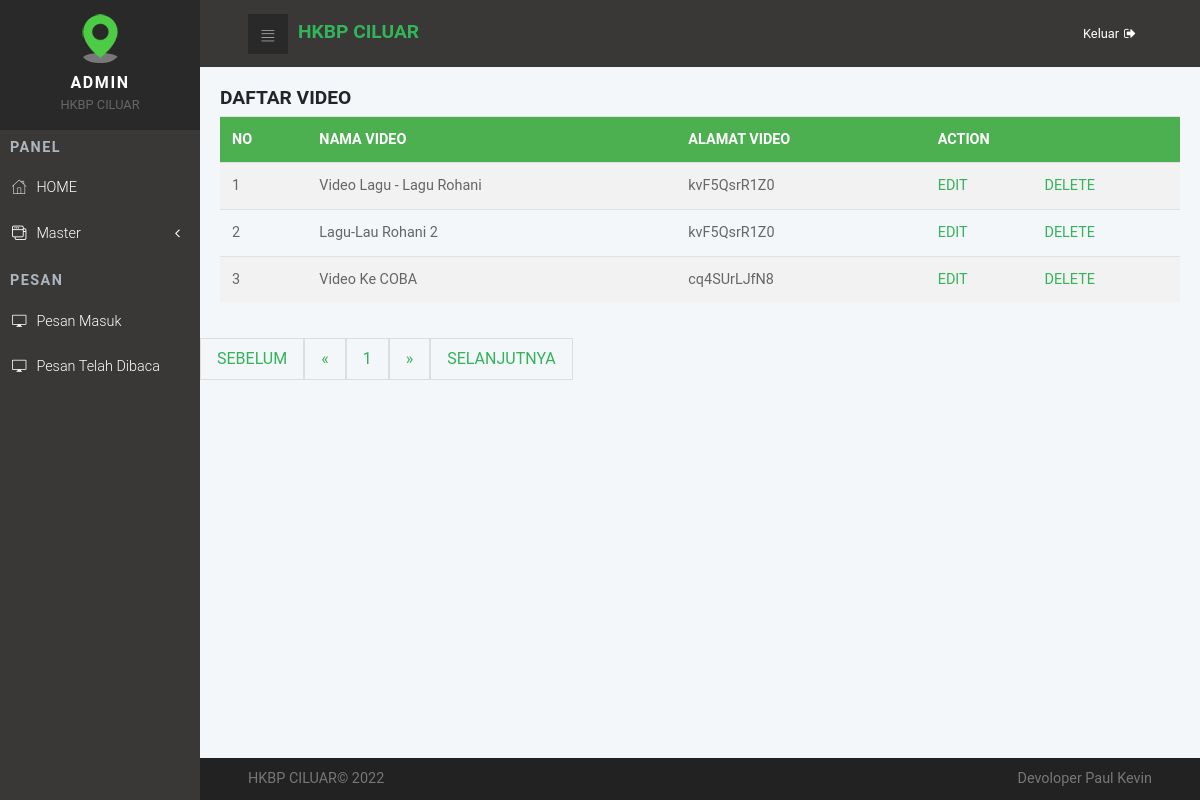
/admin/video_tampil.php, run on an earlier commit of the app's database.
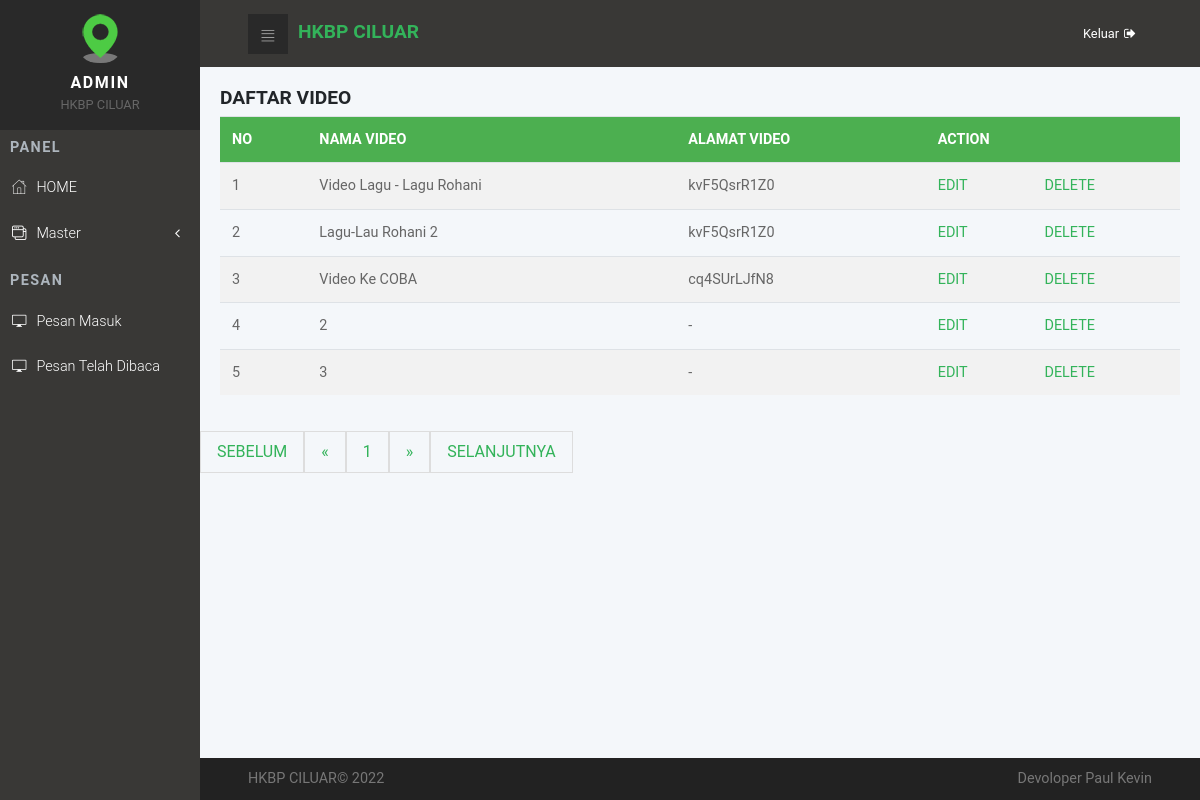
And on a later commit of the database.
### tables this page shows
CREATE TABLE `tbl_video` (
  `kode` int(11) NOT NULL,
  `nama` varchar(100) DEFAULT NULL,
  `alamat` varchar(100) DEFAULT NULL
);

### admin/video_tampil.php (the view, shortened to what this page needs)
<?php include'header.php';
error_reporting(0); ?>
<head>
</head>
	<div class="card-body">
		<h3>DAFTAR VIDEO </h3>
                  <div class="table-responsive">
                    <table class="table">
					<tr>
						<th>NO</th>
						<th>NAMA VIDEO</th>
						<th>ALAMAT VIDEO</th>
						<th colspan="2">ACTION</th>
					</tr>
					<?php
					$page = (isset($_GET['page']))? $_GET['page'] : 1;
					$limit = 5;
					$limit_start = ($page - 1) * $limit;
					$sql = mysqli_query($konek, "SELECT * FROM tbl_video LIMIT ".$limit_start.",".$limit);
					$no = $limit_start + 1;
					while($data = mysqli_fetch_array($sql)){
					?>
						<tr>
							<td> <?php echo $no; ?></td>
							<td> <?php echo $data['nama']; ?></td>
							<td> <?php echo $data['alamat']; ?></td>
							<td> <a href="video_edit.php?id=<?php echo base64_encode($data['kode']); ?>">EDIT</a></td>
							<td> <a href="video_hapus.php?id=<?php echo $data['kode']; ?> ">DELETE</a></td>
						</tr>
					<?php
						$no++;
					}
					?>
				</table>
			</div>
			</div>
			<ul class="pagination">
				<?php
				if($page == 1){
				?>
					<li class="disabled"><a href="#">SEBELUM</a></li>
					<li class="disabled"><a href="#">&laquo;</a></li>
				<?php
				}else{
					$link_prev = ($page > 1)? $page - 1 : 1;
				?>
					<li><a href="video_tampil.php?page=1">SESUDAH</a></li>
					<li><a href="video_tampil.php?page=<?php echo $link_prev; ?>">&laquo;</a></li>
				<?php
				}
				?>
				<?php
				$sql2 = mysqli_query($konek, "SELECT COUNT(*) AS jumlah FROM tbl_folio");
				$get_jumlah = mysqli_fetch_array($sql2);
				$jumlah_page = ceil($get_jumlah['jumlah'] / $limit);
				$jumlah_number = 3;
				$start_number = ($page > $jumlah_number)? $page - $jumlah_number : 1;
				$end_number = ($page < ($jumlah_page - $jumlah_number))? $page + $jumlah_number : $jumlah_page;
				for($i = $start_number; $i <= $end_number; $i++){
					$link_active = ($page == $i)? ' class="active"' : '';
				?>
					<li<?php echo $link_active; ?>><a href="video_tampil.php?page=<?php echo $i; ?>"><?php echo $i; ?></a></li>
				<?php
				}
				?>
				<?php
				if($page == $jumlah_page){
				?>
					<li class="disabled"><a href="#">&raquo;</a></li>
					<li class="disabled"><a href="#">SELANJUTNYA</a></li>
				<?php
				}else{
					$link_next = ($page < $jumlah_page)? $page + 1 : $jumlah_page;
				?>
					<li><a href="video_tampil.php?page=<?php echo $link_next; ?>">&raquo;</a></li>
					<li><a href="video_tampil.php?page=<?php echo $jumlah_page; ?>">SELANJUTNYA</a></li>
				<?php
				}
				?>
			</ul>
		<div>
<?php include'footer.php'; ?>

### admin/header.php (shortened to what this page needs)
<!DOCTYPE html>
<html>
  <head>
    <link rel="stylesheet" href="vendor/bootstrap/css/bootstrap.min.css">
    <link rel="stylesheet" href="vendor/font-awesome/css/font-awesome.min.css">
    <link rel="stylesheet" href="css/fontastic.css">
    <link rel="stylesheet" href="css/grasp_mobile_progress_circle-1.0.0.min.css">
    <link rel="stylesheet" href="vendor/malihu-custom-scrollbar-plugin/jquery.mCustomScrollbar.css">
    <link rel="stylesheet" href="css/style.default.css" id="theme-stylesheet">
    <link rel="stylesheet" href="css/custom.css">
  </head>
  <body>
    <nav class="side-navbar">
      <div class="side-navbar-wrapper">
        <div class="sidenav-header d-flex align-items-center justify-content-center">
          <div class="sidenav-header-inner text-center"><img src="img/progremmer.png" alt="person" class="img-fluid rounded-circle">
            <h2 class="h5">Admin</h2><span>HKBP CILUAR</span>
          </div>
        </div>
        <div class="main-menu">
          <h5 class="sidenav-heading">Panel</h5>
          <ul id="side-main-menu" class="side-menu list-unstyled">
            <li><a href="master.php"> <i class="icon-home"></i>HOME                           </a></li>
            <li><a href="#exampledropdownDropdown" aria-expanded="false" data-toggle="collapse"> <i class="icon-interface-windows"></i>Master</a>
            </li>
        </div>
        <div class="admin-menu">
          <h5 class="sidenav-heading">Pesan</h5>
          <ul id="side-admin-menu" class="side-menu list-unstyled">
            <li> <a href="tampil_pesan.php"> <i class="icon-screen"> </i>Pesan Masuk</a></li>
            <li> <a href="tampil_pesan_read.php"> <i class="icon-screen"> </i>Pesan Telah Dibaca</a></li>
          </ul>
        </div>
      </div>
    </nav>
    <div class="page">
      <header class="header">
        <nav class="navbar">
          <div class="container-fluid">
            <div class="navbar-holder d-flex align-items-center justify-content-between">
              <div class="navbar-header"><a id="toggle-btn" href="#" class="menu-btn"><i class="icon-bars"> </i></a><a href="master.php" class="navbar-brand">
                  <div class="brand-text d-none d-md-inline-block"><span></span><strong class="text-primary">HKBP CILUAR</strong></div></a></div>
              <ul class="nav-menu list-unstyled d-flex flex-md-row align-items-md-center">
                <li class="nav-item"><a href="keluar.php" class="nav-link logout"> <span class="d-none d-sm-inline-block">Keluar</span><i class="fa fa-sign-out"></i></a></li>
              </ul>
            </div>
          </div>
        </nav>
      </header>

### admin/footer.php (shortened to what this page needs)
  <footer class="main-footer">
        <div class="container-fluid">
          <div class="row">
            <div class="col-sm-6">
              <p>HKBP CILUAR&copy; 2022</p>
            </div>
            <div class="col-sm-6 text-right">
              <p>Devoloper Paul Kevin</p>
            </div>
          </div>
        </div>
      </footer>
    </div>
  </body>
</html>

### admin/css/style.default.css (style rules this page uses)
a { display: inline-block; text-decoration: none; color: #fff; }
body { overflow-x: hidden; }
i { display: inline-block; }
span { display: inline-block; }
i[class*='icon-'] { -webkit-transform: translateY(4px); transform: translateY(4px); }
table { font-size: 0.9em; color: #666; }
.page { position: absolute; top: 0; right: 0; -webkit-transition: width 0.3s linear; transition: width 0.3s linear; width: calc(100% - 200px); background-color: #F4F7FA; min-height: 100vh; padding-bottom: 50px; }
h2 { color: #555; font-weight: 400; }
@media (min-width: 768px) { .container-fluid { padding: 0 3rem; } }
nav.navbar { background: #393836; padding: .8rem 0; }
nav.navbar .container-fluid { width: 100%; }
nav.navbar .navbar-holder { width: 100%; }
nav.navbar a { font-size: .8rem; color: #fff; position: relative; }
nav.navbar a.logout i { margin-left: 5px; }
nav.navbar a.navbar-brand { margin-left: 10px; }
nav.navbar .brand-text { text-transform: uppercase; }
nav.navbar .brand-text strong { font-size: 1.5em; }
nav.navbar .nav-menu { margin-bottom: 0; }
nav.navbar a.menu-btn { width: 40px; height: 40px; line-height: 40px; background: #292929; color: #fff; text-align: center; padding: 0 !important; }
nav.navbar a.menu-btn i[class*='icon-'] { -webkit-transform: translateY(4px); transform: translateY(4px); }
.side-navbar { position: fixed; top: 0; left: 0; width: 200px; height: 100%; width: 200px; text-align: left; background: #393836; color: #fff; z-index: 999; overflow-y: auto; -webkit-transition: all 0.3s; transition: all 0.3s; }
.side-navbar li { position: relative; }
.side-navbar li a { position: relative; font-size: .9rem; font-weight: 300; color: #fff; text-decoration: none; width: 100%; padding: 12px; }
.side-navbar li a[data-toggle="collapse"]::before { content: '\f104'; display: inline-block; -webkit-transform: translateY(-50%); transform: translateY(-50%); font-family: 'FontAwesome'; position: absolute; top: 50%; right: 20px; }
.side-navbar .sidenav-header { background: #292929; padding: 14px; margin-bottom: 10px; }
.side-navbar .sidenav-header img { width: 50px; height: 50px; }
.side-navbar .sidenav-header span { font-size: 0.8em; color: #666; }
.side-navbar .sidenav-header h2 { margin: 10px 0 0; text-transform: uppercase; letter-spacing: .1em; }
.side-navbar .sidenav-heading { font-weight: 700; color: #adb5bd; font-size: .9rem; text-transform: uppercase; letter-spacing: .1em; margin-left: 10px; margin-top: 10px; margin-bottom: 10px; }
.side-navbar i[class*='icon-'] { -webkit-transform: translateY(2px); transform: translateY(2px); }
.side-navbar span { display: inline-block; }
.side-navbar i { font-size: inherit; margin-right: 10px; }
footer.main-footer { position: absolute; width: 100%; bottom: 0; background: #222; padding: 10px 0; }
footer.main-footer p { font-size: 0.7em; color: #777; margin: 0; }
@media (min-width: 768px) { footer.main-footer p { font-size: 0.9em; } }
.navbar { padding: 0.5rem 1rem; }
.navbar-brand { display: inline-block; padding-top: 0.3125rem; padding-bottom: 0.3125rem; margin-right: 1rem; font-size: 1.25rem; }
body { font-family: "Roboto", sans-serif; font-size: 1rem; font-weight: 400; line-height: 1.5; color: #212529; background-color: #fff; }
a { color: #33b35a; text-decoration: none; }
h1, h2, h3, h4, h5, h6, .h1, .h2, .h3, .h4, .h5, .h6 { margin-bottom: 0.5rem; font-family: inherit; font-weight: 700; line-height: 1.1; color: inherit; }
h2, .h2 { font-size: 1.3rem; }
h3, .h3 { font-size: 1.2rem; }
h5, .h5 { font-size: 1rem; }
.text-primary { color: #33b35a !important; }
.nav-link { padding: 0.5rem 1rem; }
.card-body { padding: 1.25rem; }

### admin/video_tampil.php (style rules this page uses)
table { border-collapse: collapse; width: 100%; }
th, td { text-align: left; padding: 8px; }
tr:nth-child(even) { background-color: #f2f2f2 }
th { background-color: #4CAF50; color: white; }
.pagination { display: inline-block; }
.pagination li { color: black; float: left; padding: 8px 16px; text-decoration: none; transition: background-color .3s; border: 1px solid #ddd; }

What changed in the data, as far as the page shows it:
added tbl_video: nama "2", alamat "-"
added tbl_video: nama "3", alamat "-"
